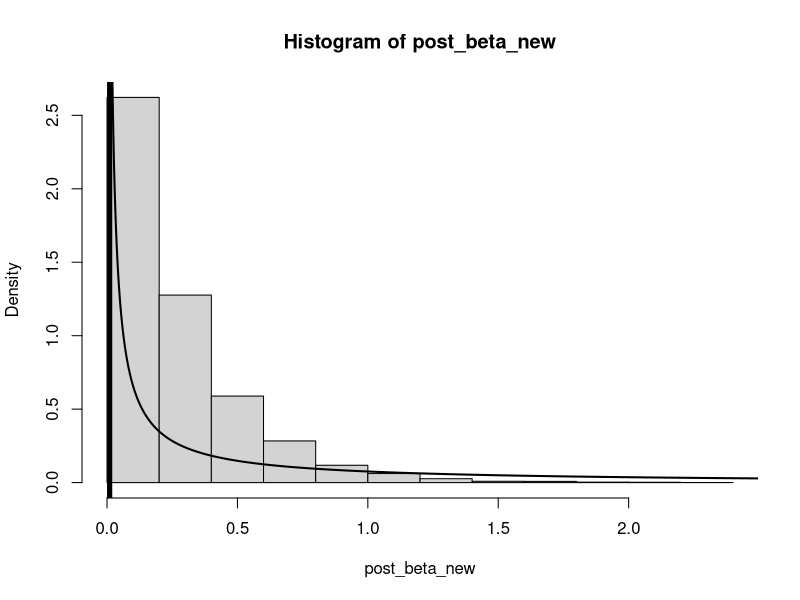
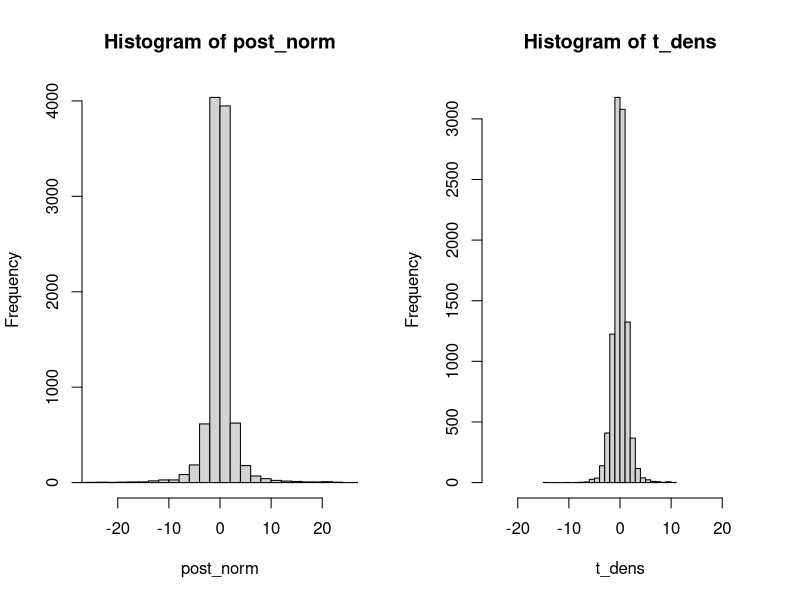

Write R code to recreate these figures, in order.
########## Workspace Prep ##########



## Turn scientific notation off

options(scipen = 999)

## Load in the necessary packages

library(coda)



########## Problem 1 ##########



##### Part i #####



##### Part ii #####



### Unchanged code from Lecture



year = (1851:1962)
y = c(4, 5, 4, 1, 0, 4, 3, 4, 0, 6, 3, 3, 4, 0, 2, 6, 3, 3, 5, 4, 5, 3,
      1, 4, 4, 1, 5, 5, 3, 4, 2, 5, 2, 2, 3, 4, 2, 1, 3, 2, 2, 1, 1,
      1, 1, 3, 0, 0, 1, 0, 1, 1, 0, 0, 3, 1, 0, 3, 2, 2, 0, 1, 1, 1,
      0, 1, 0, 1, 0, 0, 0, 2, 1, 0, 0, 0, 1, 1, 0, 2, 3, 3, 1, 1, 2,
      1, 1, 1, 1, 2, 4, 2, 0, 0, 0, 1, 4, 0, 0, 0, 1, 0, 0, 0, 0, 0,
      1, 0, 0, 1, 0, 1)

n = length(y)

# Hyperparameters:
alpha = 0.5; beta = 0.01

# Pick some initial values:
k = ceiling(n/2) # midpoint is CP
lambda_1 = mean(y[1:k])
lambda_2 = mean(y[(k+1):n])

# Sample from the posterior distribution:
S = 10^4

# Storage:
post_lambda_1 = array(0, c(S, 1))
post_lambda_2 = array(0, c(S, 1))
post_k = array(0, c(S, 1));

for(s in 1:S){
    # Sample lambda_1:
    lambda_1 = rgamma(n = 1,
                      shape = alpha + sum(y[1:k]),
                      rate = beta + k)
    # Sample lambda_2:
    # NOTE: assuming k < n throughout!
    lambda_2 = rgamma(n = 1,
                      shape = alpha + sum(y[(k+1):n]),
                      rate = beta + (n-k))
    # Sample k:
    log_g = cumsum(y)*log(lambda_1/lambda_2) + (1:n)*(lambda_2 - lambda_1)
    #pm<-exp(log_g)/sum(exp(log_g)); k<-min((1:n)[runif(1)<cumsum(pm)])
    k = sample(1:n, 1, prob = exp(log_g))
    
    # Store:
    post_lambda_1[s] = lambda_1
    post_lambda_2[s] = lambda_2
    post_k[s] = k
}



### Edited code from lecture, factors in beta prior



# Hyperparameters:
alpha = 0.5; beta = 0.01

## Set the beta params

b_alpha <- 0.1
b_beta <- 0.1

# Pick some initial values:
k = ceiling(n/2) # midpoint is CP
lambda_1 = mean(y[1:k])
lambda_2 = mean(y[(k+1):n])

# Sample from the posterior distribution:
S = 10^4

# Storage:
post_lambda_1_new = array(0, c(S, 1))
post_lambda_2_new = array(0, c(S, 1))
post_k_new = array(0, c(S, 1))
post_beta_new = array(0, c(S, 1))

for(s in 1:S){
    
    # Sample lambda_1:
    lambda_1 = rgamma(n = 1,
                      shape = alpha + sum(y[1:k]),
                      rate = beta + k)
    # Sample lambda_2:
    # NOTE: assuming k < n throughout!
    lambda_2 = rgamma(n = 1,
                      shape = alpha + sum(y[(k+1):n]),
                      rate = beta + (n-k))
    # Sample k:
    log_g = cumsum(y)*log(lambda_1/lambda_2) + (1:n)*(lambda_2 - lambda_1)
    #pm<-exp(log_g)/sum(exp(log_g)); k<-min((1:n)[runif(1)<cumsum(pm)])
    k = sample(1:n, 1, prob = exp(log_g))
    
    # Sample beta:
    
    beta <- rgamma(n = 1,
                   shape = (2 * alpha) + b_alpha,
                   rate = lambda_1 + lambda_2 + b_beta)
    
    # Store:
    post_lambda_1_new[s] = lambda_1
    post_lambda_2_new[s] = lambda_2
    post_k_new[s] = k
    post_beta_new[s] = beta
}



##### Part iii #####



## Compute the HPD intervals for beta = 0.01

ci_lambda_1 <- as.vector(HPDinterval(as.mcmc(post_lambda_1), prob = 0.95)[1, 1:2])
ci_lambda_2 <- as.vector(HPDinterval(as.mcmc(post_lambda_2), prob = 0.95)[1, 1:2])
ci_k = as.vector(HPDinterval(as.mcmc(post_k + 1850), prob = 0.95)[1, 1:2])

cat("HPD Interval Lambda_1 with Beta = 0.01: ", "(", ci_lambda_1[1], ",", ci_lambda_1[2], ")")
cat("HPD Interval Lambda_2 with Beta = 0.01: ", "(", ci_lambda_2[1], ",", ci_lambda_2[2], ")")
cat("HPD Interval k + 1850 with Beta = 0.01: ", "(", ci_k[1], ",", ci_k[2], ")")

## Compute the HPD intervals for beta hyperprior

ci_lambda_1_new <- as.vector(HPDinterval(as.mcmc(post_lambda_1_new), prob = 0.95)[1, 1:2])
ci_lambda_2_new <- as.vector(HPDinterval(as.mcmc(post_lambda_2_new), prob = 0.95)[1, 1:2])
ci_k_new = as.vector(HPDinterval(as.mcmc(post_k_new + 1850), prob = 0.95)[1, 1:2])

cat("HPD Interval Lambda_1 with Beta Hyperprior: ", "(", ci_lambda_1_new[1], ",", ci_lambda_1_new[2], ")")
cat("HPD Interval Lambda_2 with Beta Hyperprior: ", "(", ci_lambda_2_new[1], ",", ci_lambda_2_new[2], ")")
cat("HPD Interval k + 1850 with Beta Hyperprior: ", "(", ci_k_new[1], ",", ci_k_new[2], ")")



##### Part iv #####



par(mfrow = c(1, 1))

hist(post_beta_new, freq = FALSE)
x <- rgamma(n = S, shape = b_alpha, rate = b_beta)
lines(sort(x), y = dgamma(sort(x), shape = b_alpha, rate = b_beta), lwd = 2)
abline(v = 0.01, lwd = 5)



########## Problem 2 ##########



##### Part i #####



##### Part ii #####



nu <- 4
S <- 10000

post_gamma <- rgamma(n = S, shape = (nu / 2), rate = (nu / 2)) 

post_norm <- rnorm(n = S, mean = 0, sd = 1 / post_gamma)

t_dens <- rt(n = S, df = nu)

par(mfrow = c(1, 2))

hist(post_norm, xlim = c(-25, 25), breaks = 200)
hist(t_dens, xlim = c(-25, 25), breaks = 20)



##### Part iii #####


